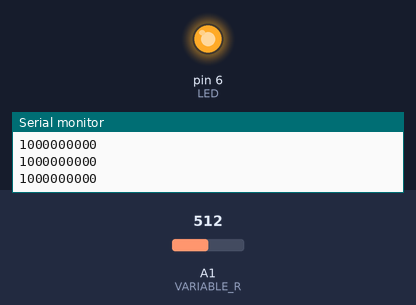
Bench run of a sketch on a simulated Arduino Uno, built with avr-gcc and run on an emulated ATmega328P. Parts: output pins drawn as LEDs (lit = HIGH), the last lines printed to the serial monitor. Inputs (shaded band) come from the test bench; at power-on: A1 (VARIABLE_R) = 512.

Above: at 1.2 s.
1.3 s: A1 (VARIABLE_R) set to 495
At 2.2 s:
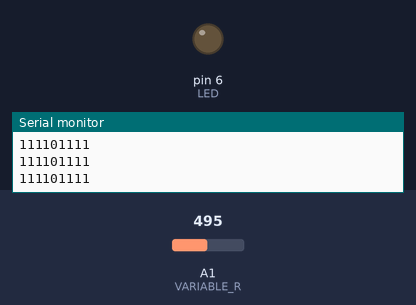
2.8 s: A1 (VARIABLE_R) set to 716
At 3.7 s:
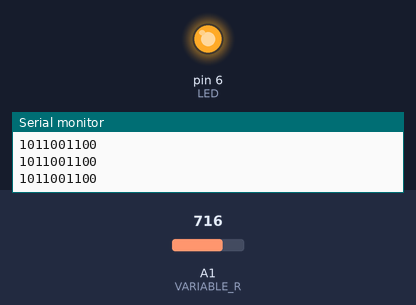
4.3 s: A1 (VARIABLE_R) set to 511
At 5.2 s:
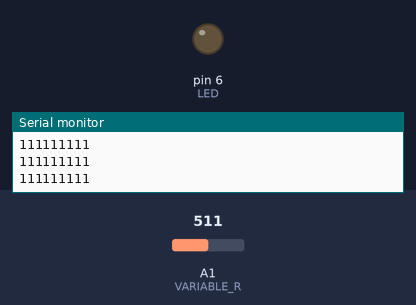
Timing chart, 0 to 7.3 s (numbered marks = the images above; inputs shaded):
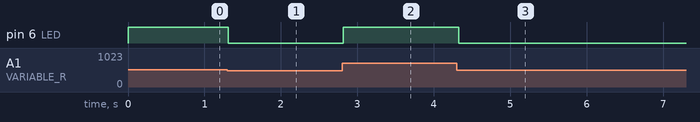

The sketch:

ex08_04.ino
```cpp
// 가변저항 10비트 중 9번 비트 검사 후 LED 점멸 제어

#define LED 6
#define VARIABLE_R A1

void setup() {
  pinMode(LED, OUTPUT);
  Serial.begin(9600);
}

void loop() {
  int value = analogRead(VARIABLE_R);
  Serial.println(value, BIN);
  if (value & 0x200) {
    digitalWrite(LED, 1);
  } else {
    digitalWrite(LED, 0);
  }
  delay(100);
}
```

Measured:
- the behaviour switches between 512 and 511 on A1 (VARIABLE_R) (found by bisection; images 0 and 1)
- after the input at 1.3 s, pin 6 (LED): HIGH → LOW at once
- after the input at 2.8 s, pin 6 (LED): LOW → HIGH at once
- after the input at 4.3 s, pin 6 (LED): HIGH → LOW at once
